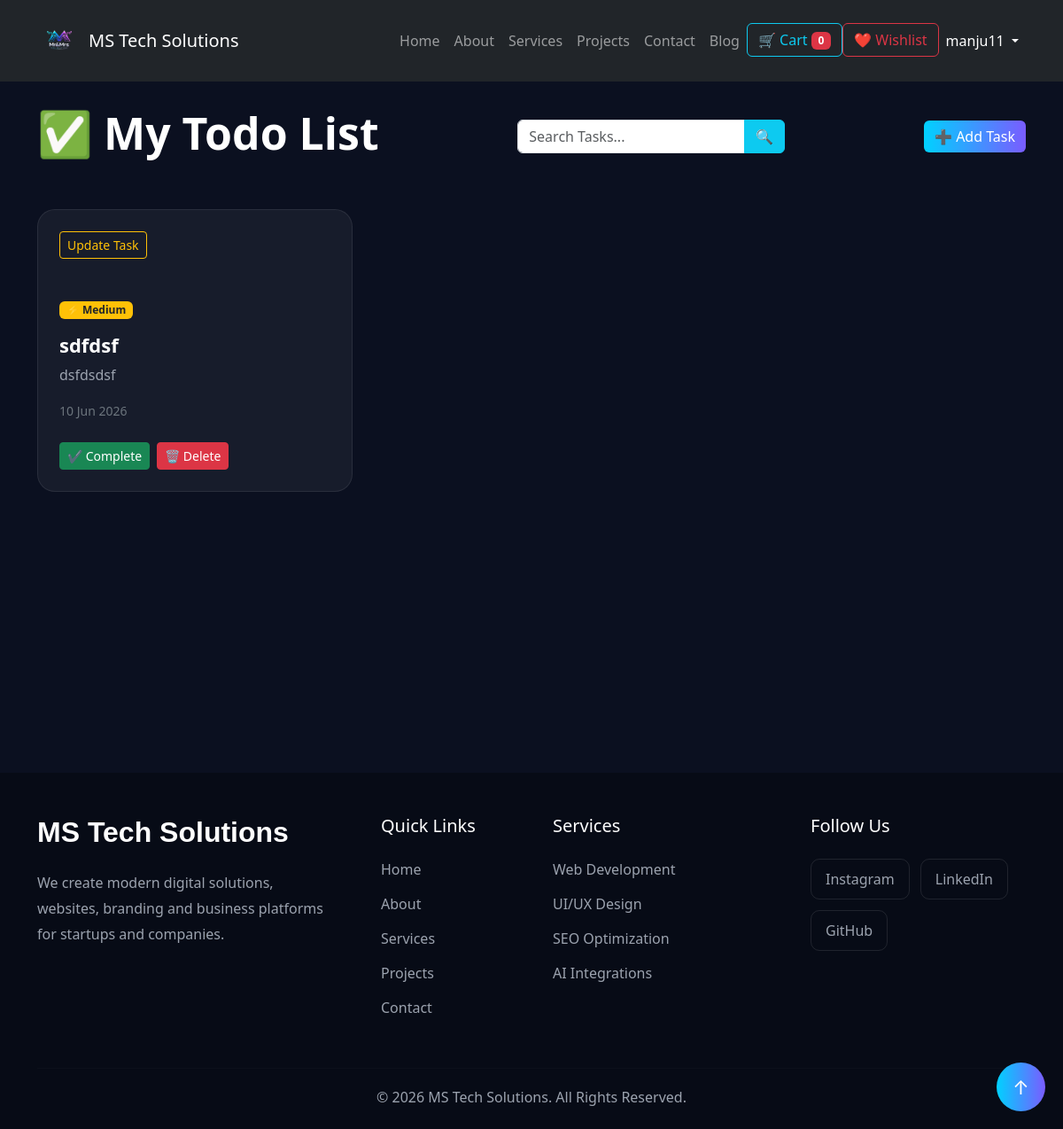
Screenshot of /todo/ (signed in) with the database file from the repository.
### Todo_app_project/models.py (models this page shows, shortened)
class Todo(models.Model):
    PRIORITY_CHOICES = (
        ('High', 'High'),
        ('Medium', 'Medium'),
        ('Low', 'Low')
    )
    user = models.ForeignKey(
        User,
        on_delete=models.CASCADE
    )
    title = models.CharField(
        max_length=200
    )
    priority = models.CharField(
        max_length=10,
        choices=PRIORITY_CHOICES,
        default='Medium'
    )
    due_date = models.DateField(
        null=True,
        blank=True
    )
    category = models.ForeignKey(
    TodoCategory,
    on_delete=models.CASCADE,
    null=True,
    blank=True
    )
    description = models.TextField()
    is_completed = models.BooleanField(
        default=False
    )
    created_at = models.DateTimeField(
        auto_now_add=True
    )

### Todo_app_project/views.py (the view)
# urls.py: path('', views.todo_homepage, name='todo_homepage'),
@login_required
def todo_homepage(request):
    query = request.GET.get('query')
    todos = Todo.objects.filter(
        user=request.user
    ).order_by('-created_at')
    if query:
        todos = todos.filter(
            title__icontains=query
        )
    todos = todos.order_by('-created_at')
    context = {
        'todos': todos
    }
    return render(request, 'todo_app/todo_homepage.html', context)

### E_commerce_app/context_processors.py (called while the page is built)
def cart_count(request):
    count = 0
    if request.user.is_authenticated:
        count = Cart.objects.filter(
            user=request.user
        ).count()
    return {
        'cart_count': count
    }

### Todo_app_project/templates/todo_app/todo_homepage.html (shortened to what this page needs)
{% extends 'base.html' %}
{% block content %}
<section class="todo-section py-5">
<div class="container">
<div class="d-flex flex-column flex-md-row justify-content-between align-items-center gap-3 mb-5">
    <h1 class="page-title">
        ✅ My Todo List
    </h1>
        <center>
            <form method="GET" class="w-100 w-md-auto">
                <div class="input-group">
                    <input
                    type="text"
                    name="query"
                    value="{{ request.GET.query }}"
                    class="form-control"
                    placeholder="Search Tasks...">
                    <button
                    class="btn btn-info">
                        🔍
                    </button>
                </div>
            </form>
        </center>
    <a
    href="{% url 'create_todo' %}"
    class="btn create-btn">
        ➕ Add Task
    </a>
</div>
<div class="row g-4">
    {% for todo in todos %}
    <div class="col-md-6 col-lg-4">
        <div class="todo-card p-4">
            <div class="gap-3">
            <a href="{% url 'update_todo' todo.id %}" class="btn btn-sm btn-outline-warning">
            Update Task
            </a>
        </div>
            <br><br>
            <div class="d-flex justify-content-between">
                {% if todo.priority == 'High' %}
                <span class="badge bg-danger">
                    🔥 High
                </span>
                {% elif todo.priority == 'Medium' %}
                <span class="badge bg-warning text-dark">
                    ⚡ Medium
                </span>
                {% else %}
                <span class="badge bg-success">
                    ✅ Low
                </span>
                {% endif %}
            </div>
            <h3 class="todo-title mt-3">
                {{ todo.title }}
            </h3>
            <p class="todo-desc">
                {{ todo.description }}
            </p>
            <small class="text-secondary">
                {{ todo.created_at|date:"d M Y" }}
            </small>
            <div class="mt-4 d-flex gap-2">
                {% if not todo.is_completed %}
                <a
                href="{% url 'complete_todo' todo.id %}"
                class="btn btn-success btn-sm">
                    ✔ Complete
                </a>
                {% endif %}
                <a
                href="{% url 'delete_todo' todo.id %}"
                class="btn btn-danger btn-sm">
                    🗑 Delete
                </a>
            </div>
        </div>
    </div>
    {% empty %}
    <div class="col-12">
        <div class="alert alert-dark text-center">
            No Tasks Available
        </div>
    </div>
    {% endfor %}
</div>
</div>
</section>
{% endblock %}

### portfolio_app/templates/base.html (shortened to what this page needs)
<!DOCTYPE html>
{% load static %}
<html lang="en">
<head>
    <link href="https://cdn.jsdelivr.net/npm/bootstrap@5.3.8/dist/css/bootstrap.min.css" rel="stylesheet">
</head>
<body>
    <button id="topBtn">↑</button>
    {% load static %}
    <br><br><br>
    <nav class="navbar navbar-expand-lg fixed-top navbar-dark bg-dark py-3">
    <div class="container">
        <a class="navbar-brand d-flex align-items-center" href="/">
            <img src="{% static 'images/logo.png' %}"
                 alt="Mr&Mrs Tech Solutions Logo"
                 width="50"
                 height="50"
                 class="me-2 rounded-circle">
            <span class="brand-text">
                MS Tech Solutions
            </span>
        </a>
        <div class="collapse navbar-collapse" id="navbarNav">
            <ul class="navbar-nav ms-auto">
                {% if request.user.is_authenticated %}
                <li class="nav-item">
                    <a class="nav-link " href="{% url 'homepage' %}">Home</a>
                </li>
                <li class="nav-item">
                    <a class="nav-link" href="{% url 'about' %}">About</a>
                </li>
                <li class="nav-item">
                    <a class="nav-link" href="{% url 'services' %}">Services</a>
                </li>
                <li class="nav-item">
                    <a class="nav-link" href="{% url 'projects' %}">Projects</a>
                </li>
                <li class="nav-item">
                    <a class="nav-link" href="{% url 'contact' %}">Contact</a>
                </li>
                <li class="nav-item">
                    <a class="nav-link" href="{% url 'blog_homepage' %}">Blog</a>
                </li>
                <li class="nav-item">
                    <a
                    href="{% url 'cart_page' %}"
                    class="btn btn-outline-info">
                    🛒 Cart
                    <span class="badge bg-danger">
                    {{ cart_count }}
                    </span>
                </a>
                </li>
                <li class="nav-item">
                    <a
                    href="{% url 'wishlist_page' %}"
                    class="btn btn-outline-danger">
                    ❤️ Wishlist
                    </a>
                </li>
                <li class="nav-item dropdown">
                    <a
                        class="nav-link dropdown-toggle text-white"
                        href="#"
                        role="button"
                        data-bs-toggle="dropdown"
                    >
                        {{ request.user.username }}
                    </a>
                </li>
                {% endif %}
            </ul>
        </div>
    </div>
    </nav>
    {% block content %}
    {% endblock %}
    <footer class="footer-section pt-5  pb-4">
    <div class="container">
        <div class="row g-5">
            <div class="col-lg-4">
                <h2 class="footer-logo">
                    MS Tech Solutions
                </h2>
                <p class="footer-text mt-4">
                    We create modern digital solutions,
                    websites, branding and business platforms
                    for startups and companies.
                </p>
            </div>
            <div class="col-lg-2">
                <h5 class="footer-heading">
                    Quick Links
                </h5>
                <ul class="footer-links">
                    <li><a href="{% url 'homepage' %}">Home</a></li>
                    <li><a href="{% url 'about' %}">About</a></li>
                    <li><a href="{% url 'services' %}">Services</a></li>
                    <li><a href="{% url 'projects' %}">Projects</a></li>
                    <li><a href="{% url 'contact' %}">Contact</a></li>
                </ul>
            </div>
            <div class="col-lg-3">
                <h5 class="footer-heading">
                    Services
                </h5>
                <ul class="footer-links">
                    <li><a href="#">Web Development</a></li>
                    <li><a href="#">UI/UX Design</a></li>
                    <li><a href="#">SEO Optimization</a></li>
                    <li><a href="#">AI Integrations</a></li>
                </ul>
            </div>
            <div class="col-lg-3">
                <h5 class="footer-heading">
                    Follow Us
                </h5>
                <div class="footer-socials mt-4">
                    <a href="#">Instagram</a>
                    <a href="#">LinkedIn</a>
                    <a href="#">GitHub</a>
                </div>
            </div>
        </div>
        <hr class="footer-line">
        <div class="text-center">
            <p class="copyright-text">
                © 2026 MS Tech Solutions.
                All Rights Reserved.
            </p>
        </div>
    </div>
    </footer>
</body>
</html>

### portfolio_app/templates/base.html (style rules this page uses)
.footer-section { background:#070B16; }
.footer-logo { color:white; font-weight:700; font-size:32px; font-family:'Poppins',sans-serif; }
.footer-text { color:#9CA3AF; line-height:1.8; }
.footer-heading { color:white; margin-bottom:25px; }
.footer-links { list-style:none; padding:0; }
.footer-links li { margin-bottom:15px; }
.footer-links a { color:#9CA3AF; text-decoration:none; transition:0.3s; }
.footer-socials { display:flex; flex-wrap:wrap; gap:12px; }
.footer-socials a { color:#9CA3AF; text-decoration:none; padding:10px 16px; border:1px solid rgba(255,255,255,0.1); border-radius:10px; transition:.3s; }
.footer-line { border-color:rgba(255,255,255,0.08); margin:40px 0 20px; }
.copyright-text { color:#9CA3AF; margin:0; }
#topBtn { display:none; position:fixed; bottom:20px; right:20px; z-index:999999; width:55px; height:55px; border:none; border-radius:50%; background:linear-gradient( 90deg, #00D1FF, #7A5CFF ); color:white; font-size:22px; cursor:pointer; }
#topBtn { display:block !important; }

### Todo_app_project/templates/todo_app/todo_homepage.html (style rules this page uses)
.todo-section { background:#0B1020; min-height:100vh; }
.page-title { color:white; font-size:50px; font-weight:700; }
.todo-card { background:rgba(255,255,255,0.05); border:1px solid rgba(255,255,255,0.08); border-radius:20px; transition:.4s; height:100%; }
.todo-title { color:white; font-size:22px; font-weight:600; }
.todo-desc { color:#9CA3AF; }
.create-btn { background:linear-gradient( 90deg, #00D1FF, #7A5CFF ); border:none; color:white; }

### rows the page displays
Todo: priority "⚡ Medium", title "sdfdsf", description "dsfdsdsf", created_at "10 Jun 2026", is_completed "✔ Complete"

### other values shown
{{ cart_count }} "0"
{{ request.user.username }} "manju11"
